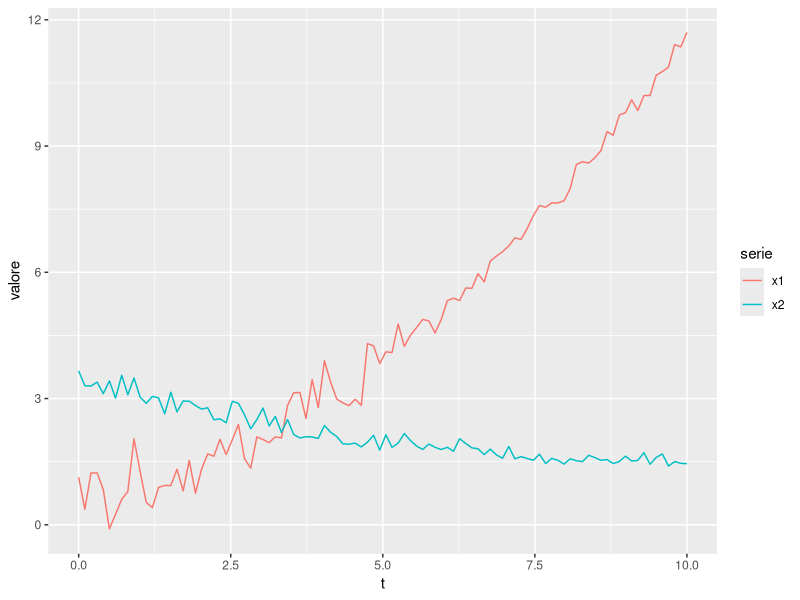
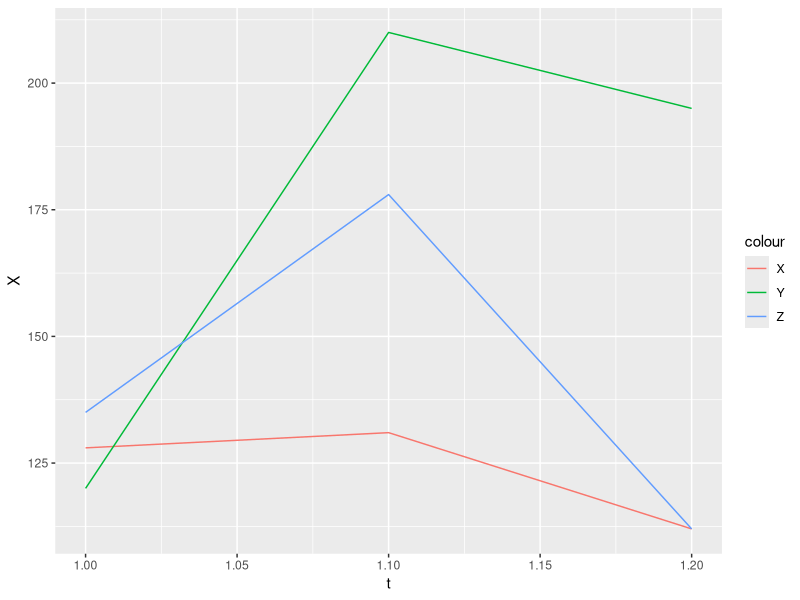
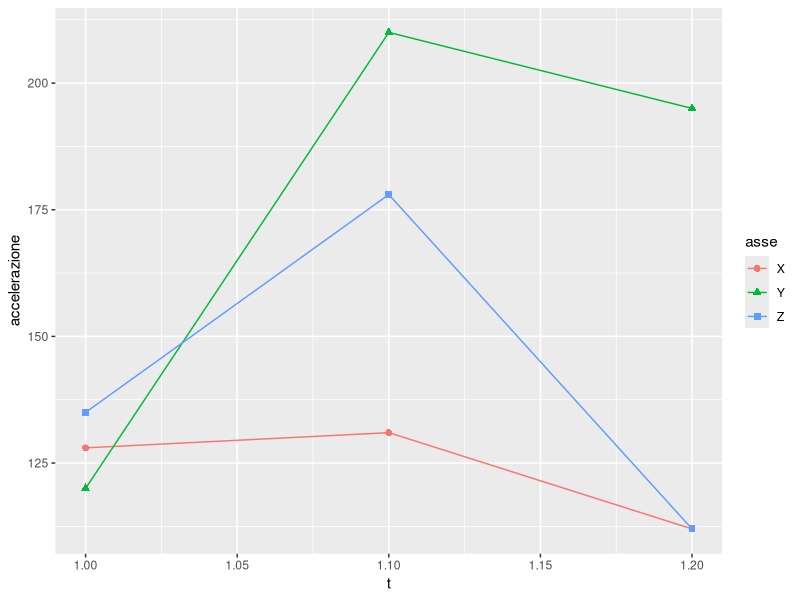

Write the R code that produced these figures, in order.
## ---- chunk 1
library(tidyverse)
## ---- chunk 2
mtcars %>%  
  split(mtcars$cyl) %>%   # divide un data frame in una lista di data frame
  map(~ lm(mpg ~ wt, data = .)) %>% 
  map(summary) %>% 
  map_dbl("r.squared") %>% 
  round(3)
## ---- chunk 3
runif(10) %>% 
  map(~ .^2) %>% 
  str()
## ---- chunk 4
LETTERS[1:10] %>% 
  walk(~ cat(paste("Lettera", ., "\n")))
## ---- chunk 5
a <- runif(10)
a %>% 
  modify_if(~ .>0.5, ~ .^2)
a
## ---- chunk 6
1:10 %>% 
  reduce(`+`)
## ---- chunk 7
set.seed(0)
n <- 100
data <- tibble(
  t = seq(0, 10, length.out = n),
  cond = ifelse(t < 5, "A", "B"),
  x1 = 0.5 + 0.3*t + 0.08*t^2 + rnorm(n, 0, ifelse(cond == "A", 0.5, 0.2)),
  x2 = 3.5 - 0.4*t + 0.02*t^2 + rnorm(n, 0, ifelse(cond == "A", 0.2, 0.1)),
) %>% 
  pivot_longer(-(t:cond), names_to = "serie", values_to = "valore")

data %>% 
  ggplot(aes(x=t, y=valore, color=serie)) + 
  geom_line()
## ---- chunk 8
list(x~t, x~poly(t, 2, raw=T), x~poly(t, 3, raw=T)) %>% 
  map(~ {
    data %>% 
      filter(serie=="x1") %>% 
      select(t, x=valore) %>%
      lm(.x, data=.) %>% 
      summary()
  }) 
## ---- chunk 9
list(x~t, x~poly(t, 2, raw=T), x~poly(t, 3, raw=T)) %>% 
  map(~ {
    data %>% 
      filter(serie=="x1") %>% 
      select(t, x=valore) %>%
      lm(.x, data=.) %>% 
      summary()
  }
) %>% 
  map_dbl(~ .$r.squared)
## ---- chunk 10
set.seed(0)
m <- 0
sd <- 0
v <- rnorm(10)

for (e in v) {
  m <- m + e
}
m <- m / length(v)
for (e in v) {
  sd <- sd + (e - m)^2
}
sd
sd <- sqrt(sd / (length(v)-1))
           
list(mean=m, sd=sd)
## ---- chunk 11
m <- reduce(v, ~ .x + .y) / length(v) 
sd <- sqrt( reduce(v, ~ .x + (.y - m)^2) / (length(v)-1) )
list(mean=m, sd=sd)
## ---- chunk 12
reduce(1:10, ~ .x + .y)
reduce(1:10, ~ .x + .y, .init=10)
## ---- chunk 13
1:10 %>% 
  reduce2(LETTERS[.], \(acc, n, letter) {
    acc[[letter]] <- n; 
    return(acc)
  }, .init=list()) %>% 
  str()
## ---- chunk 14
c(1, 5, 3, 9) %>% 
  reduce(~ .x * .y)

c(1, 5, 3, 9) %>% 
  accumulate(~ .x * .y)
## ---- chunk 15
c(1, 5, 3, 9) %>% accumulate(`*`)
## ---- chunk 16
data %>% 
  mutate(
    valore = map2_dbl(serie, valore, ~ {
      if (.x == "x1") {
        .y + 0.5
      } else {
        .y - 0.5
      }
    })
  ) %>% 
  slice_head(n=6) %>% 
  knitr::kable()
## ---- chunk 17
data %>% 
  mutate(
    valore = map2_dbl(serie, valore, ~ ifelse(.x == "x1", .y + 0.5, .y - 0.5))
  ) %>% 
  slice_head(n=6) %>% 
  knitr::kable()
## ---- chunk 18
data %>% 
  mutate(
    valore = ifelse(valore == "x1", valore + 0.5, valore - 0.5)
  ) %>% 
  slice_head(n=6) %>% 
  knitr::kable()
## ---- chunk 19
data %>% 
  mutate(
    i = 1:n(),
    r = i %% 3,
    valore = map2_dbl(r, valore, ~ {
      if (.x == 0) {
        .y + 0.5
      } else if (.x == 1) {
        .y - 0.5
      } else {
        .y - 1
      }
    })
  ) %>% 
  slice_head(n=6) %>% 
  knitr::kable()
## ---- chunk 20
data %>% 
  filter(serie == "x1") %>% 
  arrange(t) %>% 
  slice_head(n=6) %>% 
  knitr::kable()
## ---- chunk 21
data %>% 
  select(t, serie, valore) %>% 
  rename(`tempo (s)` = t) %>%
  mutate(`valore (mV)` = valore + 0.5) %>% 
  select(-valore) %>% 
  slice_head(n=6) %>% 
  knitr::kable()
## ---- chunk 22
data %>% 
  relocate(condizione=cond, .before=t) %>% 
  slice_head(n=6) %>%
  knitr::kable()
## ---- chunk 23
data %>% 
  relocate(c(serie, condizione=cond), .before=t) %>% 
  slice_head(n=6) %>%
  knitr::kable()
## ---- chunk 24
data %>% 
  group_by(serie) %>% 
  summarise(
    media = mean(valore),
    sd = sd(valore)
  ) %>% 
  knitr::kable()
## ---- chunk 25
data1 <- data %>% 
  filter(t < 5)
data2 <- data %>% 
  filter(t >= 5)
## ---- chunk 26
data1 %>% 
  bind_rows(data2) %>% 
  slice_tail(n=6) %>%
  knitr::kable()
## ---- chunk 27
data1 %>% 
  bind_rows(data2 %>% select(-serie)) %>%
  slice_tail(n=6) %>%
  knitr::kable()
## ---- chunk 28
condizione <- tibble(
  ID = LETTERS[1:3],
  desc = c("freddo", "caldo", "tiepido")
)

data %>% 
  left_join(condizione, by=c("cond"="ID")) %>% 
  relocate(condizione=desc, .after=t) %>% 
  select(-cond) %>%
  slice_sample(n=6) %>% 
  knitr::kable()
## ---- chunk 29
accel <- tribble(
  ~ID, ~t, ~X, ~Y, ~Z,
  1, 1.0, 128, 120, 135,
  2, 1.1, 131, 210, 178,
  3, 1.2, 112, 195, 112
)

accel
## ---- chunk 30
accel %>% 
  ggplot(aes(x=t)) +
  geom_line(aes(y=X, color="X")) +
  geom_line(aes(y=Y, color="Y")) +
  geom_line(aes(y=Z, color="Z"))
## ---- chunk 31
accel %>% 
  pivot_longer(
    cols=-c(ID, t),
    names_to="asse", 
    values_to="accelerazione"
  ) %>% 
  knitr::kable()
## ---- chunk 32
accel %>% 
  pivot_longer(
    cols=-c(ID, t),
    names_to="asse", 
    values_to="accelerazione"
  ) %>% 
  ggplot(aes(x=t, y=accelerazione, color=asse)) +
  geom_line() +
  geom_point(aes(shape=asse), size=2)
## ---- chunk 33
accel %>% 
  pivot_longer(
    cols=-c(ID, t),
    names_to="asse", 
    values_to="accelerazione"
  ) %>% 
  group_by(asse) %>% 
  summarise(
    n = n(),
    media = mean(accelerazione),
    sd = sd(accelerazione),
    min = min(accelerazione),
    max = max(accelerazione)
  ) %>% 
  knitr::kable()
